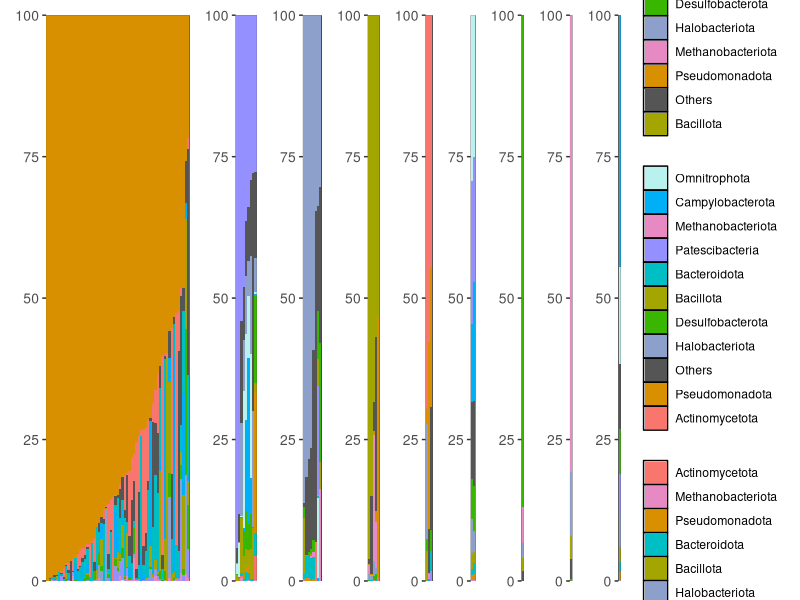
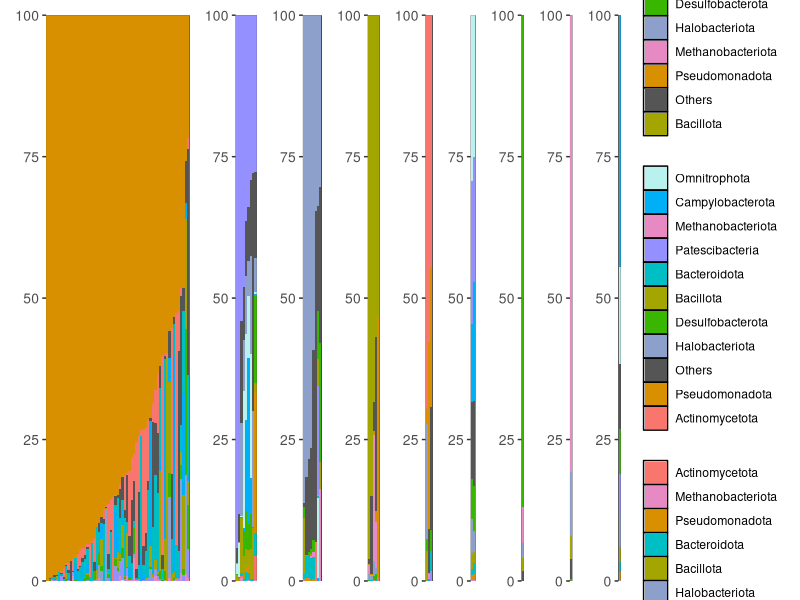

Source code (R) for these figures, in order:
library(ggplot2)
library(tidyverse)
library(reshape2)
library(dplyr)
library(patchwork)

deep_samples_data <- read.csv("oil_plot_data.csv", stringsAsFactors = FALSE)

dominant_df <- deep_samples_data %>%
  filter(Phylum != "Others") %>%
  filter(!is.na(value)) %>%
  group_by(sample) %>%
  slice_max(order_by = value, n = 1, with_ties = FALSE) %>%
  ungroup() %>%
  select(sample, dominant_phylum = Phylum, dominant_abundance = value)

phylum_order <- dominant_df %>%
  count(dominant_phylum, name = "n_samples") %>%
  arrange(desc(n_samples)) %>%
  pull(dominant_phylum)

sample_order <- dominant_df %>%
  mutate(dominant_phylum = factor(dominant_phylum, levels = phylum_order)) %>%
  arrange(dominant_phylum, desc(dominant_abundance)) %>%
  pull(sample) %>%
  unique()

deep_samples_data$sample <- factor(deep_samples_data$sample, levels = sample_order)

deep_samples_data$Phylum <- factor(
  deep_samples_data$Phylum,
  levels = c("Pseudomonadota","Halobacteriota","Bacillota","Patescibacteria",
             "Actinomycetota","Campylobacterota","Bacteroidota",
             "Desulfobacterota","Omnitrophota","Methanobacteriota","Others")
)

phylum_colors <- c(
  "Pseudomonadota"    = "#D89000",
  "Halobacteriota"    = "#8DA0CB",
  "Bacillota"         = "#A3A500",
  "Patescibacteria"   = "#9590FF",
  "Actinomycetota"    = "#F8766D",
  "Campylobacterota"  = "#00B0F6",
  "Bacteroidota"      = "#00BFC4",
  "Desulfobacterota"  = "#39B600",
  "Omnitrophota"      = "#B8F1ED",
  "Methanobacteriota" = "#E78AC3",
  "Others"            = "#555555"
)

plot_one_group <- function(df, title, phylum_colors) {
  
  phylum_order <- df %>%
    group_by(Phylum) %>%
    summarise(mean_abundance = mean(value, na.rm = TRUE), .groups = "drop") %>%
    arrange(mean_abundance) %>%
    pull(Phylum)
  
  df$Phylum <- factor(df$Phylum, levels = phylum_order)
  
  ggplot(df, aes(x = sample, y = value, fill = Phylum)) +
    geom_col(width = 1, position = position_stack(reverse = TRUE)) +
    scale_fill_manual(values = phylum_colors) +
    scale_y_continuous(expand = c(0, 0)) +
    labs(x = NULL, y = NULL) +
    theme(
      panel.grid = element_blank(),
      panel.background = element_rect(color = "black", fill = "transparent"),
      axis.text.x  = element_blank(),
      axis.ticks.x = element_blank(),
      axis.title.x = element_blank(),
      axis.text.y  = element_text(size = 10),
      plot.title   = element_blank(),
      legend.title = element_blank()
    )
}

group_list <- list(
  Pseudomonadota   = c("Pseudomonadota"),
  Patescibacteria  = c("Patescibacteria"),
  Halobacteriota   = c("Halobacteriota"),
  Bacillota        = c("Bacillota"),
  Actinomycetota   = c("Actinomycetota"),
  Omnitrophota     = c("Omnitrophota"),
  Desulfobacterota = c("Desulfobacterota"),
  Methanobacteriota = c("Methanobacteriota"),
  Campylobacterota = c("Campylobacterota")
)

plot_list  <- list()
width_list <- c()

for (g in names(group_list)) {
  
  doms <- group_list[[g]]
  
  df_g <- deep_samples_data %>%
    filter(dominant_phylum %in% doms)
  
  n_sample <- length(unique(df_g$sample))
  width_list <- c(width_list, n_sample)
  
  plot_list[[g]] <- plot_one_group(
    df = df_g,
    title = g,
    phylum_colors = phylum_colors
  )
}

final_plot_oil <- wrap_plots(
  plot_list,
  nrow = 1,
  widths = width_list,
  guides = "collect"
) &
  theme(legend.position = "right")

final_plot_oil

ggsave(
  "oil_distribution.pdf",
  plot = final_plot_oil,
  width = 8,
  height = 4
)

# Note: Minor aesthetic adjustments (e.g., font size, label placement, and spacing) were performed in Adobe Illustrator to improve figure clarity.
